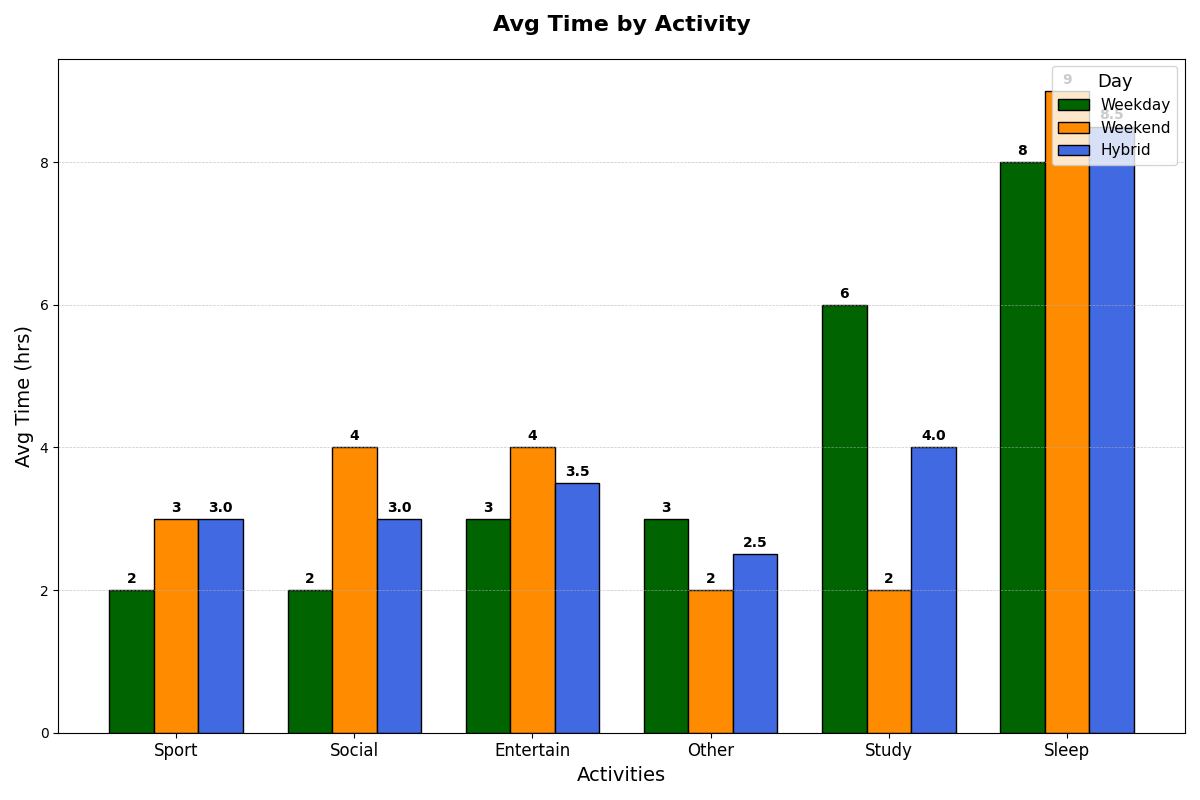

Write Python code to recreate this figure.
import matplotlib.pyplot as plt
import numpy as np

activities = ['Sport', 'Social', 'Entertain', 'Other', 'Study', 'Sleep']
weekday_hours = [2, 2, 3, 3, 6, 8]
weekend_hours = [3, 4, 4, 2, 2, 9]
hybrid_hours = [3, 3, 3.5, 2.5, 4, 8.5]

x_positions = np.arange(len(activities))
bar_width = 0.25

fig, ax = plt.subplots(figsize=(12, 8))

rects1 = ax.bar(x_positions - bar_width, weekday_hours, width=bar_width, label='Weekday', color='darkgreen', edgecolor='black')
rects2 = ax.bar(x_positions, weekend_hours, width=bar_width, label='Weekend', color='darkorange', edgecolor='black')
rects3 = ax.bar(x_positions + bar_width, hybrid_hours, width=bar_width, label='Hybrid', color='royalblue', edgecolor='black')

ax.set_title('Avg Time by Activity', fontsize=16, fontweight='bold', pad=20)
ax.set_xlabel('Activities', fontsize=14)
ax.set_ylabel('Avg Time (hrs)', fontsize=14)
ax.set_xticks(x_positions)
ax.set_xticklabels(activities, fontsize=12)
ax.legend(title='Day', title_fontsize='13', fontsize=11, loc='upper right')
ax.yaxis.grid(True, linestyle='--', linewidth=0.5, alpha=0.7)

def add_labels(rects):
    for rect in rects:
        height = rect.get_height()
        ax.annotate(f'{height}',
                    xy=(rect.get_x() + rect.get_width() / 2, height),
                    xytext=(0, 3),
                    textcoords="offset points",
                    ha='center', va='bottom', fontsize=10, fontweight='bold')

add_labels(rects1)
add_labels(rects2)
add_labels(rects3)

plt.tight_layout()
plt.show()
